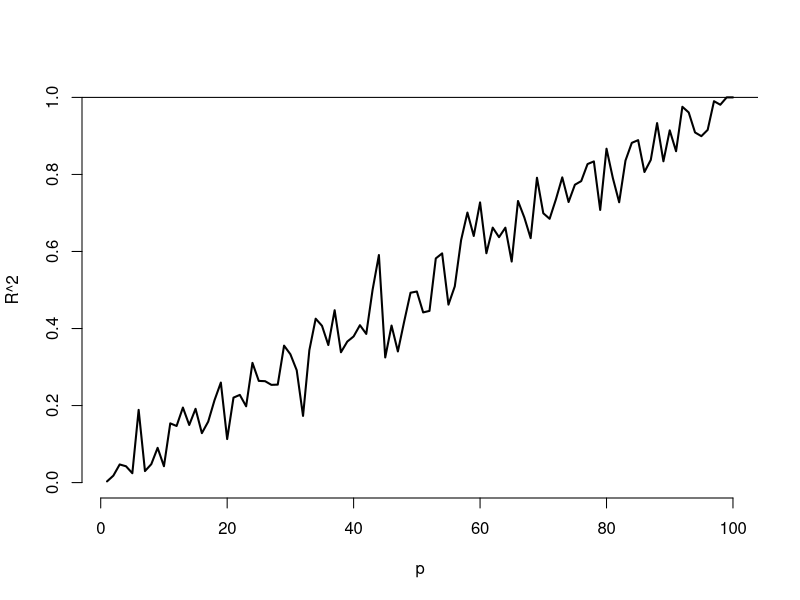

Source code (R): (Note: this script raises an error after producing the figure.)
## Plot of $R^2$ versus $n$
n <- 100
plot(c(1, n), 0 : 1, type = "n", frame = FALSE, xlab = "p", ylab = "R^2")
r <- sapply(1 : n, function(p)
{
        y <- rnorm(n); x <- matrix(rnorm(n * p), n, p)
        summary(lm(y ~ x))$r.squared 
}
)
lines(1 : n, r, lwd = 2)
abline(h = 1)


## Variance inflation
n <- 100; nosim <- 1000
x1 <- rnorm(n); x2 <- rnorm(n); x3 <- rnorm(n); 
betas <- sapply(1 : nosim, function(i){
        y <- x1 + rnorm(n, sd = .3)
        c(coef(lm(y ~ x1))[2], 
          coef(lm(y ~ x1 + x2))[2], 
          coef(lm(y ~ x1 + x2 + x3))[2])
})
round(apply(betas, 1, sd), 5)


## Variance inflation
n <- 100; nosim <- 1000
x1 <- rnorm(n); x2 <- x1/sqrt(2) + rnorm(n) /sqrt(2)
x3 <- x1 * 0.95 + rnorm(n) * sqrt(1 - 0.95^2); 
betas <- sapply(1 : nosim, function(i){
        y <- x1 + rnorm(n, sd = .3)
        c(coef(lm(y ~ x1))[2], 
          coef(lm(y ~ x1 + x2))[2], 
          coef(lm(y ~ x1 + x2 + x3))[2])
})
round(apply(betas, 1, sd), 5)

##doesn't depend on which y you use,
y <- x1 + rnorm(n, sd = .3)
a <- summary(lm(y ~ x1))$cov.unscaled[2,2]
c(summary(lm(y ~ x1 + x2))$cov.unscaled[2,2],
  summary(lm(y~ x1 + x2 + x3))$cov.unscaled[2,2]) / a
temp <- apply(betas, 1, var); temp[2 : 3] / temp[1]


## Swiss data
data(swiss); 
fit1 <- lm(Fertility ~ Agriculture, data = swiss)
a <- summary(fit1)$cov.unscaled[2,2]
fit2 <- update(fit, Fertility ~ Agriculture + Examination)
fit3 <- update(fit, Fertility ~ Agriculture + Examination + Education)
c(summary(fit2)$cov.unscaled[2,2],
  summary(fit3)$cov.unscaled[2,2]) 


## Swiss data VIFs, 
library(car)
fit <- lm(Fertility ~ . , data = swiss)
vif(fit)
sqrt(vif(fit)) #I prefer sd 

## How to do nested model testing in R
fit1 <- lm(Fertility ~ Agriculture, data = swiss)
fit3 <- update(fit, Fertility ~ Agriculture + Examination + Education)
fit5 <- update(fit, Fertility ~ Agriculture + Examination + Education + Catholic + Infant.Mortality)
anova(fit1, fit3, fit5)



